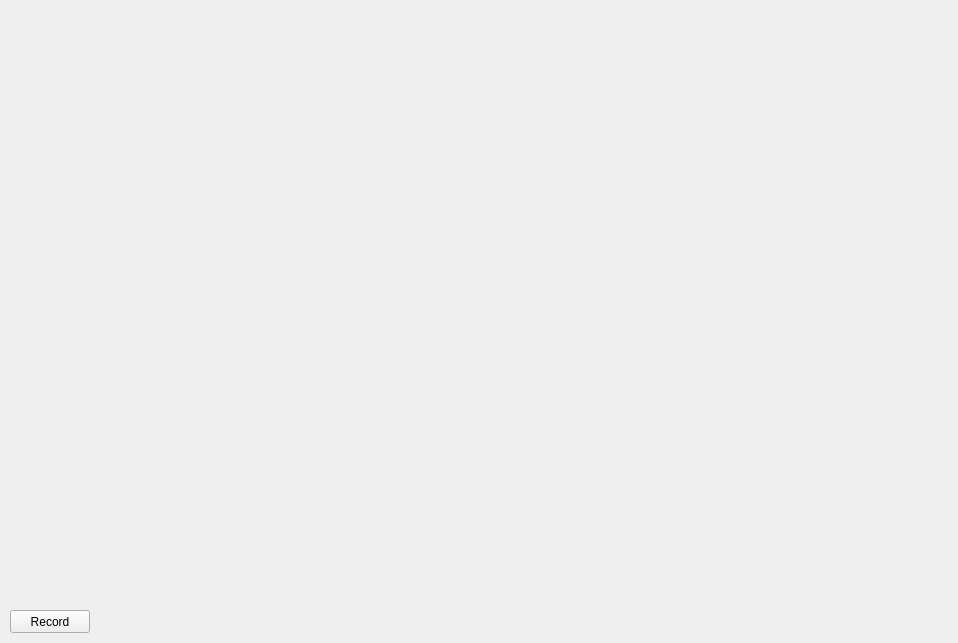
<?xml version="1.0" encoding="UTF-8"?>
<ui version="4.0">
 <class>MainWindow</class>
 <widget class="QMainWindow" name="MainWindow">
  <property name="geometry">
   <rect>
    <x>0</x>
    <y>0</y>
    <width>958</width>
    <height>643</height>
   </rect>
  </property>
  <property name="windowTitle">
   <string>MainWindow</string>
  </property>
  <widget class="QWidget" name="centralWidget">
   <widget class="ShowWidget" name="DisplayWindow" native="true">
    <property name="geometry">
     <rect>
      <x>10</x>
      <y>10</y>
      <width>941</width>
      <height>581</height>
     </rect>
    </property>
   </widget>
   <widget class="QPushButton" name="recordButton">
    <property name="geometry">
     <rect>
      <x>10</x>
      <y>610</y>
      <width>80</width>
      <height>23</height>
     </rect>
    </property>
    <property name="text">
     <string>Record</string>
    </property>
   </widget>
  </widget>
 </widget>
 <layoutdefault spacing="6" margin="11"/>
 <customwidgets>
  <customwidget>
   <class>ShowWidget</class>
   <extends>QWidget</extends>
   <header>showwidget.h</header>
   <container>1</container>
  </customwidget>
 </customwidgets>
 <resources/>
 <connections/>
</ui>
